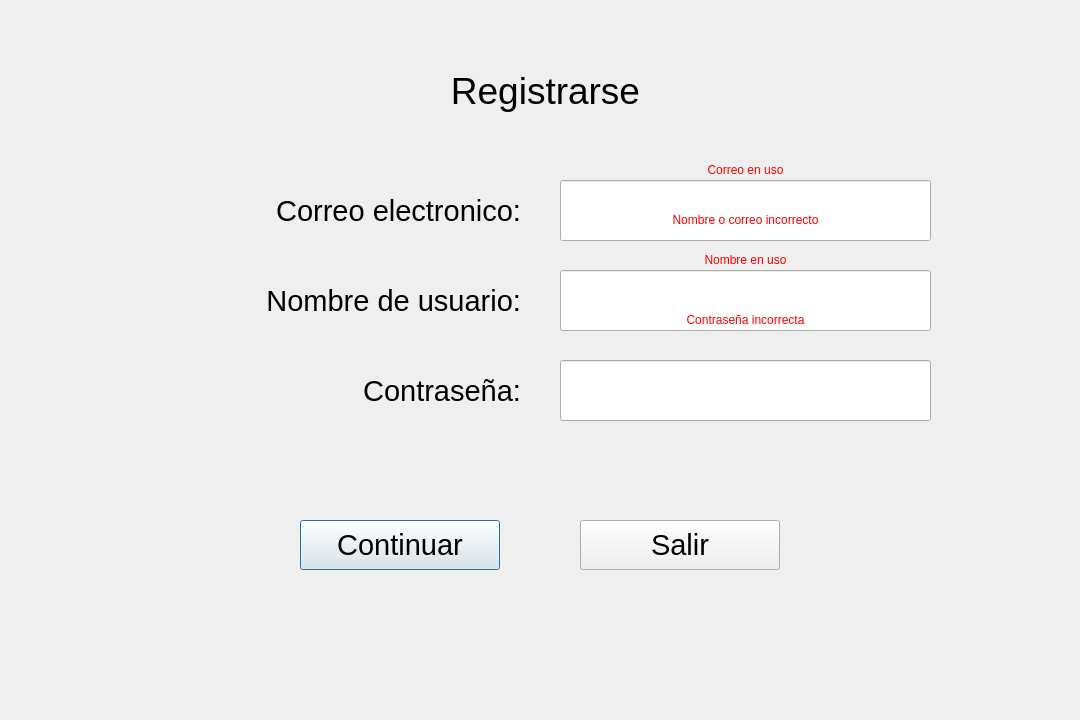
<?xml version="1.0" encoding="UTF-8"?>
<ui version="4.0">
 <class>registerwindow</class>
 <widget class="QDialog" name="registerwindow">
  <property name="geometry">
   <rect>
    <x>0</x>
    <y>0</y>
    <width>1080</width>
    <height>720</height>
   </rect>
  </property>
  <property name="windowTitle">
   <string>Dialog</string>
  </property>
  <widget class="QPushButton" name="Continue">
   <property name="geometry">
    <rect>
     <x>300</x>
     <y>520</y>
     <width>200</width>
     <height>50</height>
    </rect>
   </property>
   <property name="font">
    <font>
     <pointsize>22</pointsize>
    </font>
   </property>
   <property name="text">
    <string>Continuar</string>
   </property>
  </widget>
  <widget class="QPushButton" name="Exit">
   <property name="geometry">
    <rect>
     <x>580</x>
     <y>520</y>
     <width>200</width>
     <height>50</height>
    </rect>
   </property>
   <property name="font">
    <font>
     <pointsize>22</pointsize>
    </font>
   </property>
   <property name="text">
    <string>Salir</string>
   </property>
  </widget>
  <widget class="QLabel" name="Title">
   <property name="geometry">
    <rect>
     <x>430</x>
     <y>60</y>
     <width>231</width>
     <height>61</height>
    </rect>
   </property>
   <property name="font">
    <font>
     <pointsize>28</pointsize>
    </font>
   </property>
   <property name="text">
    <string>Registrarse</string>
   </property>
   <property name="scaledContents">
    <bool>false</bool>
   </property>
   <property name="alignment">
    <set>Qt::AlignCenter</set>
   </property>
  </widget>
  <widget class="QLineEdit" name="mailbox">
   <property name="enabled">
    <bool>true</bool>
   </property>
   <property name="geometry">
    <rect>
     <x>560</x>
     <y>180</y>
     <width>371</width>
     <height>61</height>
    </rect>
   </property>
   <property name="font">
    <font>
     <pointsize>16</pointsize>
    </font>
   </property>
   <property name="text">
    <string/>
   </property>
   <property name="maxLength">
    <number>32767</number>
   </property>
  </widget>
  <widget class="QLineEdit" name="namebox">
   <property name="geometry">
    <rect>
     <x>560</x>
     <y>270</y>
     <width>371</width>
     <height>61</height>
    </rect>
   </property>
   <property name="font">
    <font>
     <pointsize>16</pointsize>
    </font>
   </property>
   <property name="maxLength">
    <number>32</number>
   </property>
  </widget>
  <widget class="QLabel" name="maillabel">
   <property name="geometry">
    <rect>
     <x>190</x>
     <y>180</y>
     <width>331</width>
     <height>61</height>
    </rect>
   </property>
   <property name="font">
    <font>
     <pointsize>22</pointsize>
    </font>
   </property>
   <property name="text">
    <string>Correo electronico:</string>
   </property>
   <property name="alignment">
    <set>Qt::AlignRight|Qt::AlignTrailing|Qt::AlignVCenter</set>
   </property>
  </widget>
  <widget class="QLineEdit" name="passbox">
   <property name="geometry">
    <rect>
     <x>560</x>
     <y>360</y>
     <width>371</width>
     <height>61</height>
    </rect>
   </property>
   <property name="font">
    <font>
     <pointsize>16</pointsize>
    </font>
   </property>
   <property name="maxLength">
    <number>32</number>
   </property>
  </widget>
  <widget class="QLabel" name="namelabel">
   <property name="geometry">
    <rect>
     <x>190</x>
     <y>270</y>
     <width>331</width>
     <height>61</height>
    </rect>
   </property>
   <property name="font">
    <font>
     <pointsize>22</pointsize>
    </font>
   </property>
   <property name="text">
    <string>Nombre de usuario:</string>
   </property>
   <property name="alignment">
    <set>Qt::AlignRight|Qt::AlignTrailing|Qt::AlignVCenter</set>
   </property>
  </widget>
  <widget class="QLabel" name="passlabel">
   <property name="geometry">
    <rect>
     <x>190</x>
     <y>360</y>
     <width>331</width>
     <height>61</height>
    </rect>
   </property>
   <property name="font">
    <font>
     <pointsize>22</pointsize>
    </font>
   </property>
   <property name="layoutDirection">
    <enum>Qt::LeftToRight</enum>
   </property>
   <property name="text">
    <string>Contraseña:</string>
   </property>
   <property name="alignment">
    <set>Qt::AlignRight|Qt::AlignTrailing|Qt::AlignVCenter</set>
   </property>
  </widget>
  <widget class="QLabel" name="WrongUser">
   <property name="enabled">
    <bool>true</bool>
   </property>
   <property name="geometry">
    <rect>
     <x>560</x>
     <y>210</y>
     <width>371</width>
     <height>20</height>
    </rect>
   </property>
   <property name="styleSheet">
    <string notr="true">color: rgb(255, 0, 0);</string>
   </property>
   <property name="text">
    <string>Nombre o correo incorrecto</string>
   </property>
   <property name="alignment">
    <set>Qt::AlignCenter</set>
   </property>
  </widget>
  <widget class="QLabel" name="WrongPass">
   <property name="geometry">
    <rect>
     <x>560</x>
     <y>310</y>
     <width>371</width>
     <height>20</height>
    </rect>
   </property>
   <property name="styleSheet">
    <string notr="true">color: rgb(255, 0, 0);</string>
   </property>
   <property name="text">
    <string>Contraseña incorrecta</string>
   </property>
   <property name="alignment">
    <set>Qt::AlignCenter</set>
   </property>
  </widget>
  <widget class="QLabel" name="UsedMail">
   <property name="enabled">
    <bool>true</bool>
   </property>
   <property name="geometry">
    <rect>
     <x>560</x>
     <y>160</y>
     <width>371</width>
     <height>20</height>
    </rect>
   </property>
   <property name="styleSheet">
    <string notr="true">color: rgb(255, 0, 0);</string>
   </property>
   <property name="text">
    <string>Correo en uso</string>
   </property>
   <property name="alignment">
    <set>Qt::AlignCenter</set>
   </property>
  </widget>
  <widget class="QLabel" name="UsedName">
   <property name="enabled">
    <bool>true</bool>
   </property>
   <property name="geometry">
    <rect>
     <x>560</x>
     <y>250</y>
     <width>371</width>
     <height>20</height>
    </rect>
   </property>
   <property name="styleSheet">
    <string notr="true">color: rgb(255, 0, 0);</string>
   </property>
   <property name="text">
    <string>Nombre en uso</string>
   </property>
   <property name="alignment">
    <set>Qt::AlignCenter</set>
   </property>
  </widget>
 </widget>
 <resources/>
 <connections/>
</ui>
